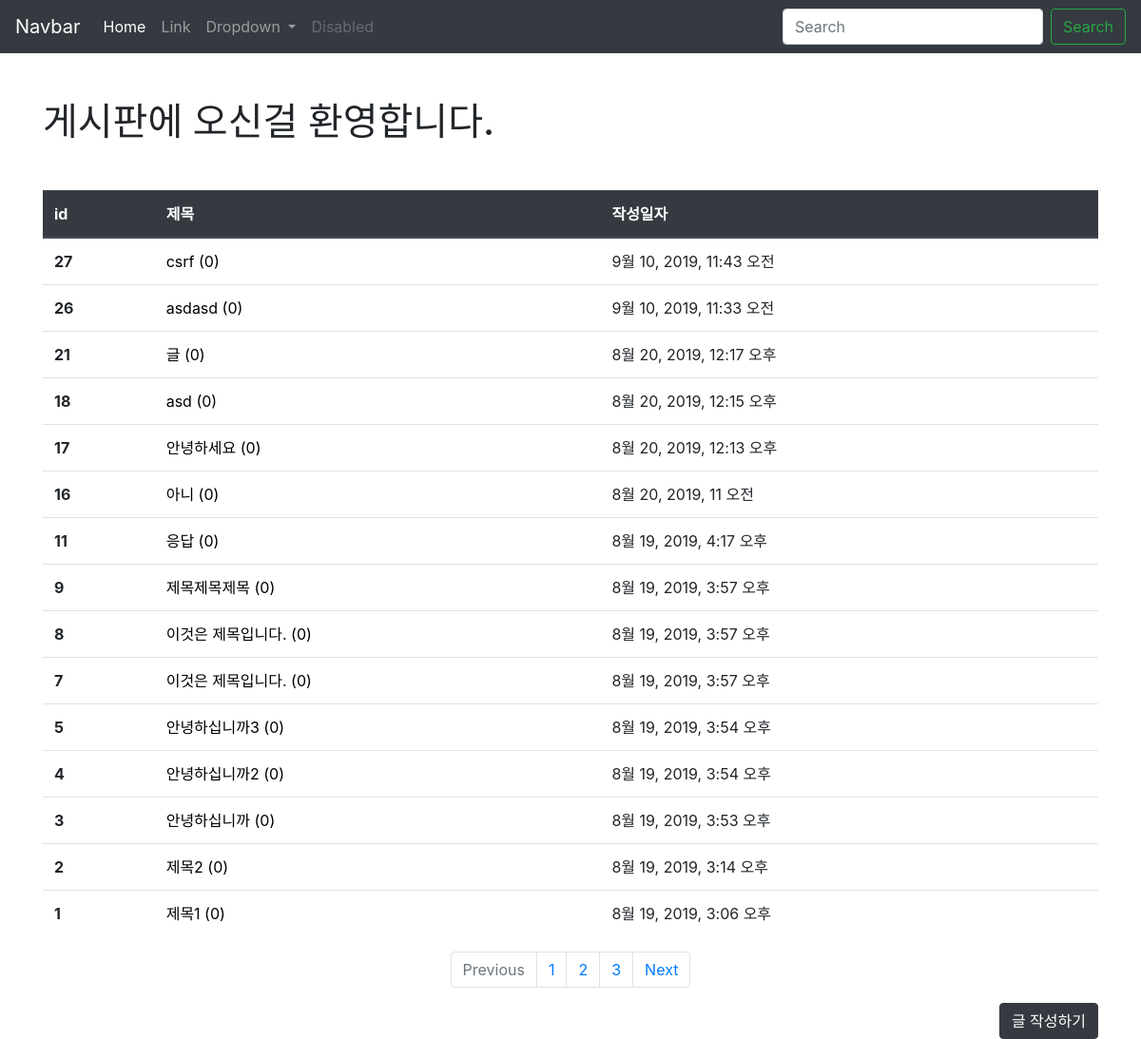
/articles/, run on an earlier commit of the app's database.
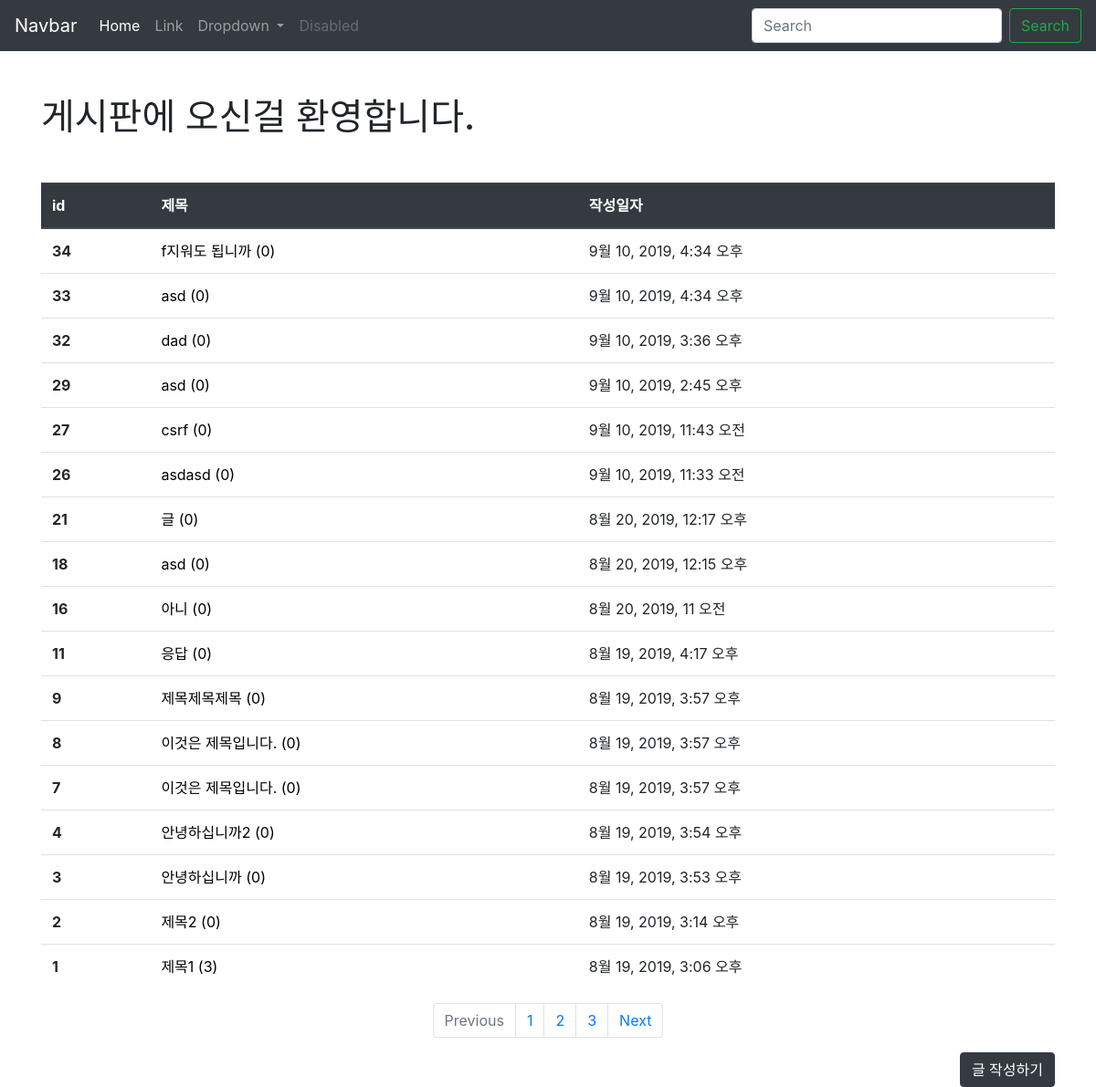
And on a later commit of the database.
### articles/models.py (models this page shows, shortened)
class Article(models.Model):    # models.Model 을 상속 받는 형식으로 쓴다. ~.~.get()으로 앞으로 데이터 사용하는게 여기 들어있거든
    title = models.CharField(max_length=10)  # 기사의 제목을 변수값으로 가지는데 그것은 캐릭터 필드이다. (일종의 스키마를 정의하는거야)
    content = models.TextField()
    created_at = models.DateTimeField(auto_now_add=True)
    updated_at = models.DateTimeField(auto_now=True)      # 이런식으로 다양한 필드 생성 가능. 다 쓰고나서

### articles/views.py (the view)
# urls.py: path('',views.index, name='index'),
def index(request):
    articles = Article.objects.order_by('-id') # 작성
    context = {
        'articles': articles
    }
    return render(request, 'articles/index.html', context)

### articles/templates/articles/index.html
{% extends 'articles/base.html' %}
{% block body %}
<h1>게시판에 오신걸 환영합니다.</h1>
<table class="table mt-5">
  <thead class="thead-dark">
    <tr>
      <th scope="col">id</th>
      <th scope="col">제목</th>
      <th scope="col">작성일자</th>
    </tr>
  </thead>
  <tbody>
    {% for article in articles %}
    <tr>
      <th scope="row">{{article.id}}</th>
      <td><a href="{% url 'articles:detail' article.pk%}" style="color:black; text-decoration: none;">{{article.title}} ({{article.comment_set.all.count}})</a></td>
      <td>{{article.created_at}}</td>
    </tr>
    {% endfor %}
  </tbody>
</table>
<nav aria-label="Page navigation example">
  <ul class="pagination justify-content-center">
    <li class="page-item disabled">
      <a class="page-link" href="#" tabindex="-1" aria-disabled="true">Previous</a>
    </li>
    <li class="page-item"><a class="page-link" href="#">1</a></li>
    <li class="page-item"><a class="page-link" href="#">2</a></li>
    <li class="page-item"><a class="page-link" href="#">3</a></li>
    <li class="page-item">
      <a class="page-link" href="#">Next</a>
    </li>
  </ul>
</nav>
<div class="d-flex justify-content-end">
    <a class="btn btn-dark " href="{% url 'articles:create' %}" role="button">글 작성하기</a>
</div>
  {% endblock %}

### articles/templates/articles/base.html (shortened to what this page needs)
<!DOCTYPE html>
<html lang="ko">
<head>
  <link rel="stylesheet" href="https://stackpath.bootstrapcdn.com/bootstrap/4.3.1/css/bootstrap.min.css"
>
</head>
<body>
  <nav class="navbar navbar-expand-lg navbar-dark bg-dark">
    <a class="navbar-brand" href="#">Navbar</a>
    <div class="collapse navbar-collapse" id="navbarSupportedContent">
      <ul class="navbar-nav mr-auto">
        <li class="nav-item active">
          <a class="nav-link" href="{%url 'articles:index'%}">Home <span class="sr-only">(current)</span></a>
        </li>
        <li class="nav-item">
          <a class="nav-link" href="#">Link</a>
        </li>
        <li class="nav-item dropdown">
          <a class="nav-link dropdown-toggle" href="#" id="navbarDropdown" role="button" data-toggle="dropdown"
            aria-haspopup="true" aria-expanded="false">
            Dropdown
          </a>
        </li>
        <li class="nav-item">
          <a class="nav-link disabled" href="#" tabindex="-1" aria-disabled="true">Disabled</a>
        </li>
      </ul>
      <form class="form-inline my-2 my-lg-0">
        <input class="form-control mr-sm-2" type="search" placeholder="Search" aria-label="Search">
        <button class="btn btn-outline-success my-2 my-sm-0" type="submit">Search</button>
      </form>
    </div>
  </nav>
  <div class="container mt-5">
    {% block body %}
    {% endblock %}
  </div>
</body>
</html>

What changed in the data, as far as the page shows it:
removed Article: id "17", title "안녕하세요", comment_set.all.count "0", created_at "8월 20, 2019, 12:13 오후"
removed Article: id "5", title "안녕하십니까3", comment_set.all.count "0", created_at "8월 19, 2019, 3:54 오후"
added Article: id "34", title "f지워도 됩니까", comment_set.all.count "0", created_at "9월 10, 2019, 4:34 오후"
added Article: id "33", title "asd", comment_set.all.count "0", created_at "9월 10, 2019, 4:34 오후"
added Article: id "32", title "dad", comment_set.all.count "0", created_at "9월 10, 2019, 3:36 오후"
added Article: id "29", title "asd", comment_set.all.count "0", created_at "9월 10, 2019, 2:45 오후"
computed for Article "제목1": comment_set.all.count "0" → "3"
